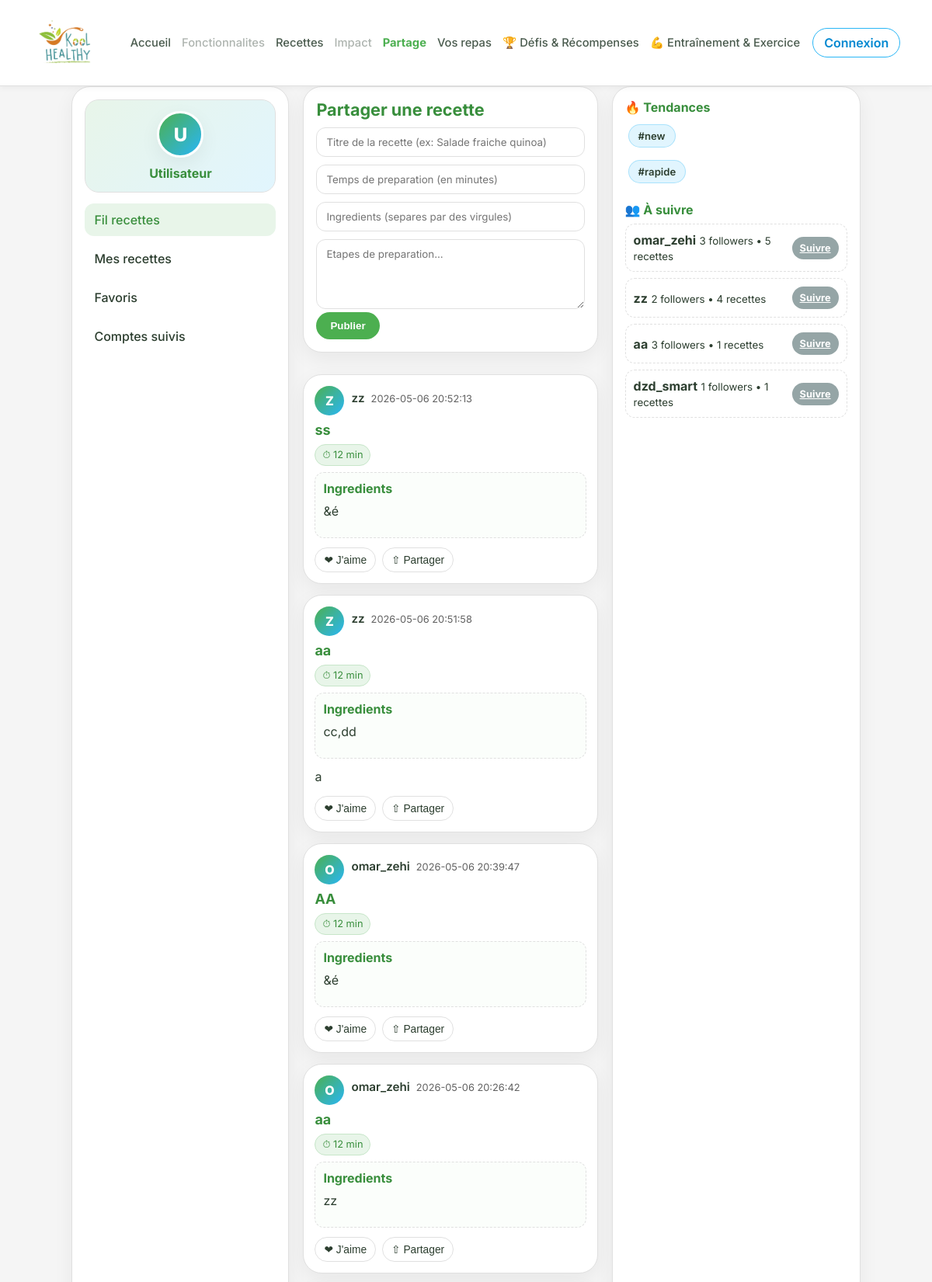
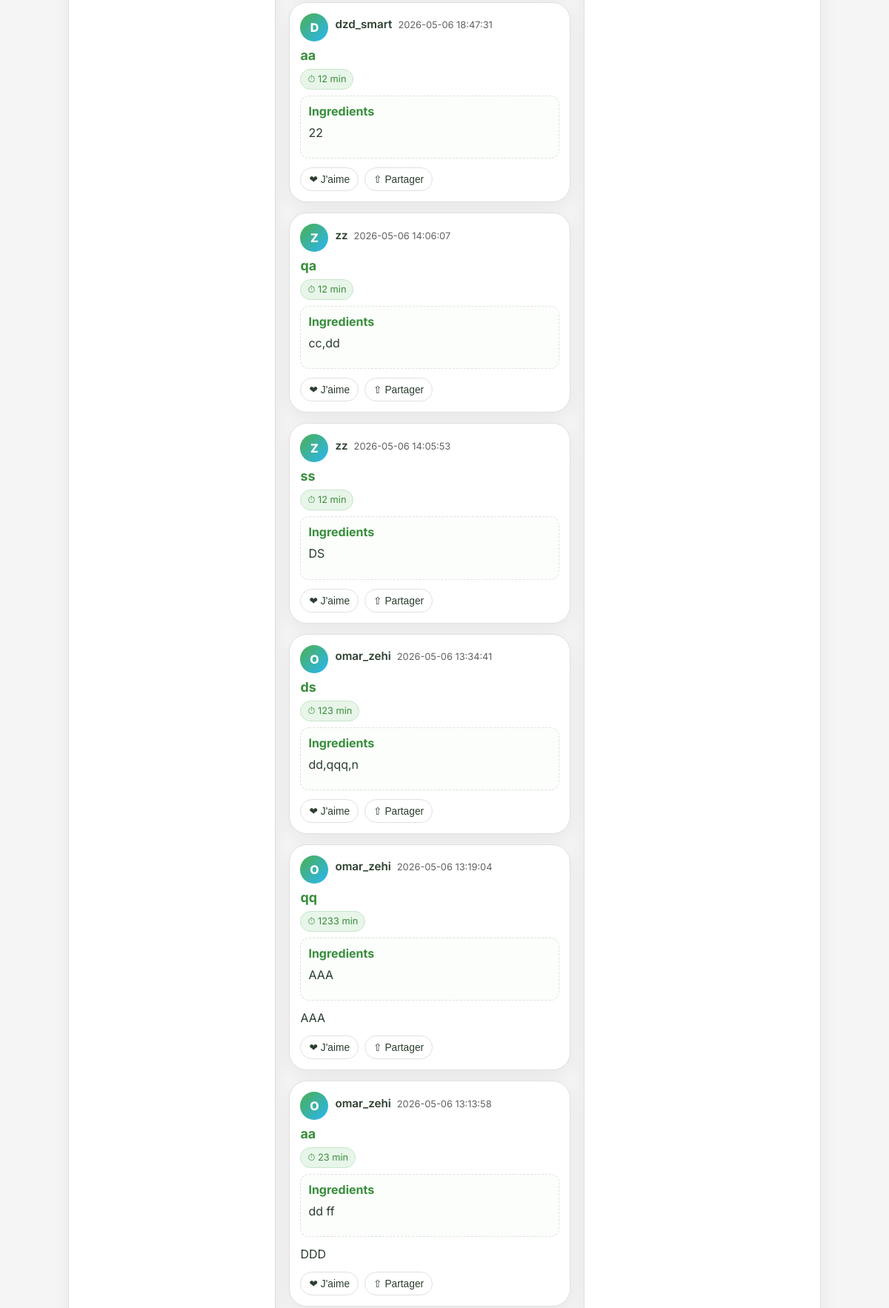
Screenshot of /VIEW/fil-recettes.php (upper part) with the database file from the repository (2 pictures, top to bottom).
### tables this page shows
CREATE TABLE `publication` (
  `id` int(11) NOT NULL,
  `titre` varchar(255) NOT NULL,
  `temps_prep` int(11) NOT NULL,
  `ingredients` longtext NOT NULL,
  `etapes` longtext NOT NULL,
  `image` longblob DEFAULT NULL,
  `auteur` varchar(100) DEFAULT 'Moi',
  `date_creation` datetime DEFAULT current_timestamp(),
  `likes_count` int(11) DEFAULT 0
);

CREATE TABLE `utilisateurs` (
  `id` int(11) NOT NULL,
  `nom` varchar(50) NOT NULL,
  `email` varchar(100) NOT NULL,
  `mot_de_passe` varchar(255) NOT NULL,
  `role` varchar(30) NOT NULL DEFAULT 'utilisateur',
  `poids` float DEFAULT NULL,
  `taille` float DEFAULT NULL,
  `imc` float DEFAULT NULL,
  `avatar` varchar(255) DEFAULT NULL,
  `created_at` datetime DEFAULT current_timestamp(),
  `profil` varchar(100) NOT NULL
);

### CONTROLLER/RecetteController.php (called while the page is built, shortened)
<?php
require_once __DIR__ . "/AuthController.php";
class RecetteController
{
    public function listeRecettes($current_user_id = 0)
    {
        $db = config::getConnexion();
        try {
            $liste = $db->query("SELECT r.*, u.id AS user_id, u.nom AS nom, u.email AS email
                                  FROM publication r
                                  LEFT JOIN utilisateurs u ON r.auteur = u.nom
                                  ORDER BY r.date_creation DESC");
            return $liste->fetchAll();
        } catch (Exception $e) {
            die("Erreur: " . $e->getMessage());
        }
    }
    public function getFollowersCount($user_id)
    {
        $db = config::getConnexion();
        $sql = "SELECT COUNT(*) FROM follows WHERE following_id = :user_id";
        try {
            $req = $db->prepare($sql);
            $req->execute(['user_id' => $user_id]);
            return (int) $req->fetchColumn();
        } catch (Exception $e) {
            return 0;
        }
    }
    public function getTrendingHashtags($limit = 10)
    {
        $db = config::getConnexion();
        $sql = "SELECT h.nom, COUNT(rh.id) as count FROM hashtags h
            LEFT JOIN recette_hashtags rh ON h.id = rh.hashtag_id
                GROUP BY h.id, h.nom
                HAVING count > 0
                ORDER BY count DESC
                LIMIT :limit";
        try {
            $req = $db->prepare($sql);
            $req->bindValue(':limit', $limit, PDO::PARAM_INT);
            $req->execute();
            return $req->fetchAll();
        } catch (Exception $e) {
            return [];
        }
    }
    public function getTendances()
    {
        $hashtags = $this->getTrendingHashtags(10);
        return array_map(function($h) { return '#' . $h['nom']; }, $hashtags);
    }
}
?>

### CONTROLLER/AuthController.php (called while the page is built, shortened)
<?php
class AuthController
{
    public function utilisateurConnecte()
    {
        return $_SESSION['utilisateur'] ?? null;
    }
}
?>

### VIEW/fil-recettes.php (the view, shortened to what this page needs)
<?php
require_once __DIR__ . '/../CONTROLLER/RecetteController.php';
require_once __DIR__ . '/../CONTROLLER/AuthController.php';
$controller = new RecetteController();
$authController = new AuthController();
$authController->exigerFront('backoffice.php');
$utilisateurConnecte = $authController->utilisateurConnecte();
$controller->getTrendingHashtags(1);
$controller->getFollowersCount(0);
$hashtagFilter = trim($_GET['hashtag'] ?? '');
$currentUserId = $utilisateurConnecte['id'] ?? 0;
if (!empty($hashtagFilter)) {
    $recettes = $controller->getRecettesByHashtag($hashtagFilter, $currentUserId);
} else {
    $recettes = $controller->listeRecettes($currentUserId);
}
$favorisIds = [];
?>
<!DOCTYPE html>
<html lang="fr">
<head>
    <link rel="stylesheet" href="../CSS/styles.css">
</head>
<body>
    <?php include __DIR__ . '/includes/topbar.php'; ?>
    <section class="section-wrap recipes-section">
    <div class="layout">
        <?php include __DIR__ . '/includes/left-nav.php'; ?>
        <main class="main-col">
            <section class="panel composer" id="partage-recette">
                <h2>Partager une recette</h2>
                <form method="POST" action="../CONTROLLER/addRecette.php?action=create" enctype="multipart/form-data" id="recetteForm" novalidate>
                    <input type="text" name="titre" placeholder="Titre de la recette (ex: Salade fraiche quinoa)">
                    <input type="number" name="temps_prep" placeholder="Temps de preparation (en minutes)">
                    <input type="text" name="ingredients" placeholder="Ingredients (separes par des virgules)">
                    <textarea name="etapes" placeholder="Etapes de preparation..."></textarea>
                    <button type="submit" class="btn">Publier</button>
                </form>
            </section>
            <div class="feed">
                <?php if (empty($recettes)): ?>
                    <article class="panel post"><p>Aucune recette pour le moment. Soyez le premier a partager !</p></article>
                <?php else: ?>
                    <?php foreach ($recettes as $recette): ?>
                    <article class="panel post">
                        <div class="post-top">
                            <div class="user">
                                <div class="avatar"><?= strtoupper(substr($recette['nom'] ?? 'A', 0, 1)) ?></div>
                                <div class="user-info">
                                    <strong class="username-clickable"
                                        data-user-id="<?= (int)($recette['user_id'] ?? 0) ?>"
                                        data-user-name="<?= htmlspecialchars($recette['nom'] ?? '') ?>"
                                        data-user-avatar="">
                                        <?= htmlspecialchars($recette['nom'] ?? 'Anonyme') ?>
                                    </strong>
                                    <small><?= htmlspecialchars($recette['date_creation'] ?? '') ?></small>
                                </div>
                            </div>
                        </div>
                        <h3 class="recipe-title"><?= htmlspecialchars($recette['titre'] ?? '') ?></h3>
                        <?php if (!empty($recette['temps_prep'])): ?>
                            <div class="recipe-meta"><span class="meta-pill">⏱ <?= (int)$recette['temps_prep'] ?> min</span></div>
                        <?php endif; ?>
                        <?php if (!empty($recette['ingredients'])): ?>
                            <div class="recipe-block">
                                <strong>Ingredients</strong>
                                <p><?= htmlspecialchars($recette['ingredients']) ?></p>
                            </div>
                        <?php endif; ?>
                        <?php if (!empty($recette['etapes'])): ?>
                            <p><?= nl2br(htmlspecialchars($recette['etapes'])) ?></p>
                        <?php endif; ?>
                        <div class="actions">
                            <form method="POST" action="../CONTROLLER/FavoriController.php" class="inline-action-form js-favori-form">
                                <button type="submit" class="action-btn favorite <?= in_array($recette['id'] ?? 0, $favorisIds) ? 'active' : '' ?>">
                                    ❤ <?= in_array($recette['id'] ?? 0, $favorisIds) ? 'Aime' : "J'aime" ?>
                                </button>
                            </form>
                            <button class="action-btn" data-action="share" data-recipe-title="<?= htmlspecialchars($recette['titre'] ?? '') ?>">
                                &#8679; Partager
                            </button>
                        </div>
                    </article>
                    <?php endforeach; ?>
                <?php endif; ?>
            </div>
        </main>
        <?php include __DIR__ . '/includes/right-sidebar.php'; ?>
    </div>
    </section>
</body>
</html>

### VIEW/includes/right-sidebar.php (shortened to what this page needs)
<?php
if (!isset($utilisateurConnecte) || !is_array($utilisateurConnecte)) {
    $authController = new AuthController();
    $utilisateurConnecte = $authController->utilisateurConnecte();
}
$controller->getTendances();
$trendingHashtags = $controller->getTendances();
$db = config::getConnexion();
$userId = $utilisateurConnecte['id'] ?? 0;
?>
<aside class="panel right-sidebar" aria-label="Tendances">
    <h3 class="card-title">🔥 Tendances</h3>
    <div class="tag-list">
        <?php if (!empty($trendingHashtags)): ?>
            <?php foreach (array_slice($trendingHashtags, 0, 10) as $hashtag): ?>
                <a href="fil-recettes.php?hashtag=<?php echo urlencode(ltrim($hashtag, '#')); ?>" class="tag tag-link" style="display: inline-block; margin: 4px; text-decoration: none; color: inherit;">
                    <?php echo htmlspecialchars($hashtag); ?>
                </a>
            <?php endforeach; ?>
        <?php else: ?>
            <p style="color: #999; font-size: 0.9rem;">Aucune tendance pour le moment</p>
        <?php endif; ?>
    </div>
    <h3 class="card-title" style="margin-top: 20px;">👥 À suivre</h3>
    <div class="suggest-list">
        <?php
            if ($userId > 0) {
                $sql = "SELECT
                            u.id,
                            u.nom,
                            COUNT(DISTINCT f.id) as followers_count,
                            COUNT(DISTINCT r.id) as recipes_count,
                            (COUNT(DISTINCT f.id) + COUNT(DISTINCT r.id)) as activity_score
                        FROM utilisateurs u
                        LEFT JOIN follows f ON u.id = f.following_id
                        LEFT JOIN publication r ON u.nom = r.auteur
                        WHERE u.role != 'admin'
                        AND u.id != :user_id
                        AND u.id NOT IN (SELECT following_id FROM follows WHERE follower_id = :user_id)
                        GROUP BY u.id, u.nom
                        HAVING activity_score > 0
                        ORDER BY activity_score DESC, u.nom ASC
                        LIMIT 5";
                $req = $db->prepare($sql);
                $req->execute(['user_id' => $userId]);
                $suggestedUsers = $req->fetchAll();
                if (!empty($suggestedUsers)):
                    foreach ($suggestedUsers as $suggested):
        ?>
                        <div class="suggest-item">
                            <div class="suggest-user-copy">
                                <strong><?php echo htmlspecialchars($suggested['nom']); ?></strong>
                                <small><?php echo $suggested['followers_count']; ?> followers • <?php echo $suggested['recipes_count']; ?> recettes</small>
                            </div>
                            <button class="follow-btn" data-user-id="<?php echo $suggested['id']; ?>" type="button">Suivre</button>
                        </div>
        <?php
                    endforeach;
                else:
        ?>
                    <p style="color: #999; font-size: 0.9rem;">Tous les comptes pertinents sont déjà suivis</p>
        <?php
                endif;
            } else {
                $sql = "SELECT
                            u.id,
                            u.nom,
                            COUNT(DISTINCT f.id) as followers_count,
                            COUNT(DISTINCT r.id) as recipes_count,
                            (COUNT(DISTINCT f.id) + COUNT(DISTINCT r.id)) as activity_score
                        FROM utilisateurs u
                        LEFT JOIN follows f ON u.id = f.following_id
                        LEFT JOIN publication r ON u.nom = r.auteur
                        WHERE u.role != 'admin'
                        GROUP BY u.id, u.nom
                        HAVING activity_score > 0
                        ORDER BY activity_score DESC
                        LIMIT 5";
                $req = $db->query($sql);
                $topUsers = $req->fetchAll();
                foreach ($topUsers as $user):
        ?>
                    <div class="suggest-item">
                        <div class="suggest-user-copy">
                            <strong><?php echo htmlspecialchars($user['nom']); ?></strong>
                            <small><?php echo $user['followers_count']; ?> followers • <?php echo $user['recipes_count']; ?> recettes</small>
                        </div>
                        <a href="../VIEW/auth.php" class="follow-btn">Suivre</a>
                    </div>
        <?php
                endforeach;
            }
        ?>
    </div>
</aside>

### rows the page displays
publication: utilisateurs.nom "Z", utilisateurs.nom "zz", date_creation "2026-05-06 20:52:13", titre "ss", temps_prep "12", ingredients "&é", shows "J'aime"
publication: utilisateurs.nom "Z", utilisateurs.nom "zz", date_creation "2026-05-06 20:51:58", titre "aa", temps_prep "12", ingredients "cc,dd", etapes "a", shows "J'aime"
publication: utilisateurs.nom "O", utilisateurs.nom "omar_zehi", date_creation "2026-05-06 20:39:47", titre "AA", temps_prep "12", ingredients "&é", shows "J'aime"
publication: utilisateurs.nom "O", utilisateurs.nom "omar_zehi", date_creation "2026-05-06 20:26:42", titre "aa", temps_prep "12", ingredients "zz", shows "J'aime"
publication: utilisateurs.nom "D", utilisateurs.nom "dzd_smart", date_creation "2026-05-06 18:47:31", titre "aa", temps_prep "12", ingredients "22", shows "J'aime"
publication: utilisateurs.nom "Z", utilisateurs.nom "zz", date_creation "2026-05-06 14:06:07", titre "qa", temps_prep "12", ingredients "cc,dd", shows "J'aime"
publication: utilisateurs.nom "Z", utilisateurs.nom "zz", date_creation "2026-05-06 14:05:53", titre "ss", temps_prep "12", ingredients "DS", shows "J'aime"
publication: utilisateurs.nom "O", utilisateurs.nom "omar_zehi", date_creation "2026-05-06 13:34:41", titre "ds", temps_prep "123", ingredients "dd,qqq,n", shows "J'aime"
publication: utilisateurs.nom "O", utilisateurs.nom "omar_zehi", date_creation "2026-05-06 13:19:04", titre "qq", temps_prep "1233", ingredients "AAA", etapes "AAA", shows "J'aime"
publication: utilisateurs.nom "O", utilisateurs.nom "omar_zehi", date_creation "2026-05-06 13:13:58", titre "aa", temps_prep "23", ingredients "dd ff", etapes "DDD", shows "J'aime"
utilisateurs: nom "omar_zehi", followers_count "3", recipes_count "5"
utilisateurs: nom "zz", followers_count "2", recipes_count "4"
utilisateurs: nom "aa", followers_count "3", recipes_count "1"
utilisateurs: nom "dzd_smart", followers_count "1", recipes_count "1"

### other values shown
substr($nomAffichage, 0, 1) "U"
$nomAffichage "Utilisateur"
$hashtag "#new"
$hashtag "#rapide"
